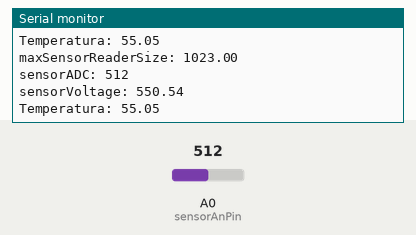
This sketch was run on a simulated Arduino Uno, built with avr-gcc and run on an emulated ATmega328P. Shown: the last lines printed to the serial monitor. The inputs (shaded band) are chosen by the test bench; at power-on: A0 (sensorAnPin) = 512.

Above: at 1.2 s.
1.3 s: A0 (sensorAnPin) set to 986
At 1.9 s:
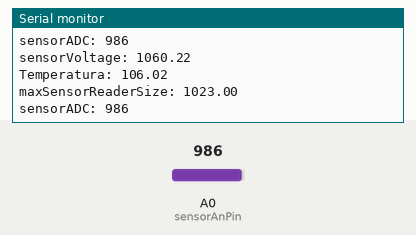
2.8 s: A0 (sensorAnPin) set to 1012
At 3.4 s:
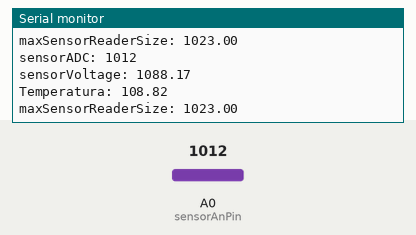
4.3 s: A0 (sensorAnPin) set to 98
At 4.9 s:
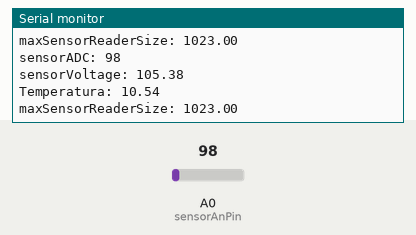
5.8 s: A0 (sensorAnPin) set to 82
At 6.3 s:
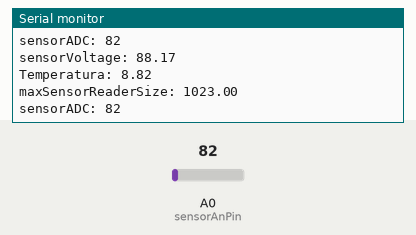
Timing chart, 0 to 8.8 s (numbered marks = the images above; inputs shaded):
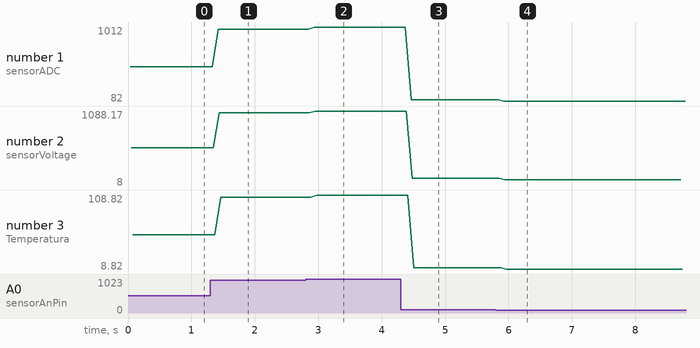

The sketch:

LM35TemperatureReader.ino
```cpp
//Variáveis
const int sensorAnPin = 0;

const int maxVoltage = 1.1 * 1000;						//1.1 se aplicado INTERNAL (em microvolts) e 5 normalmente
const int voltagePerCelsius = 10;						//Quantos microvolts por grau celsius o sensor retorna
const float maxReaderSize = pow(2, 10) - 1;				//10bits = 1024 (-1)

const int maxSensorTemperature = 110;												//Temperatura máxima do sensor (110ºC para 1.1V e 150ºC para > 1.5V)
const int maxSensorVoltage = maxSensorTemperature * voltagePerCelsius;				//Máxima voltagem que o sensor irá descarregar (máx de 150ºC)
const float maxSensorReaderSize = (maxSensorVoltage * maxReaderSize) / maxVoltage;	//Máximo de leitura que o sensor vai retornar

//Readers
float temperature = 0;
float  sensorVoltage = 0;

void setup()
{
	//Leitura SERIAL
	Serial.begin(9600);
	analogReference(INTERNAL);	//Limita a entra analógica para 1.1V
}

void loop()
{
	//Busca resultado do ADC
	unsigned int sensorADC = analogRead(sensorAnPin);

	//Converte a leitura em temperatura (conversão direta regra de três)
	//temperature = (maxSensorTemperature / maxReaderSize) * sensorADC;

	//Converte a leitura em tensão
	sensorVoltage = (maxSensorVoltage / maxReaderSize) * sensorADC;

	//Converte a tensão em temperatura
	temperature = (sensorVoltage / voltagePerCelsius);

	//DEBUGs
	Serial.print("maxSensorReaderSize: ");
	Serial.println(maxSensorReaderSize);

	Serial.print("sensorADC: ");
	Serial.println(sensorADC);

	Serial.print("sensorVoltage: ");
	Serial.println(sensorVoltage);

	Serial.print("Temperatura: ");
	Serial.println(temperature);


}
```

Measured:
- the behaviour switches between 999 and 1000 on A0 (sensorAnPin) (found by bisection; images 1 and 2)
- the behaviour switches between 93 and 92 on A0 (sensorAnPin) (found by bisection; images 3 and 4)
- after the input at 1.3 s, the serial monitor: prints a new line after 0.12 s (image 1)
- after the input at 2.8 s, the serial monitor: prints a new line after 0.13 s (image 2)
- after the input at 4.3 s, the serial monitor: prints a new line after 0.17 s (image 3)
- after the input at 5.8 s, the serial monitor: prints a new line after 0.13 s (image 4)
- plotted number 1: 512 → 986 after the input at 1.3 s, 986 → 1012 after the input at 2.8 s, 1012 → 98 after the input at 4.3 s, 98 → 82 after the input at 5.8 s
- plotted number 2: 550.54 → 1060.22 after the input at 1.3 s, 1060.22 → 1088.17 after the input at 2.8 s, 1088.17 → 105.38 after the input at 4.3 s, 105.38 → 8 after the input at 5.8 s
